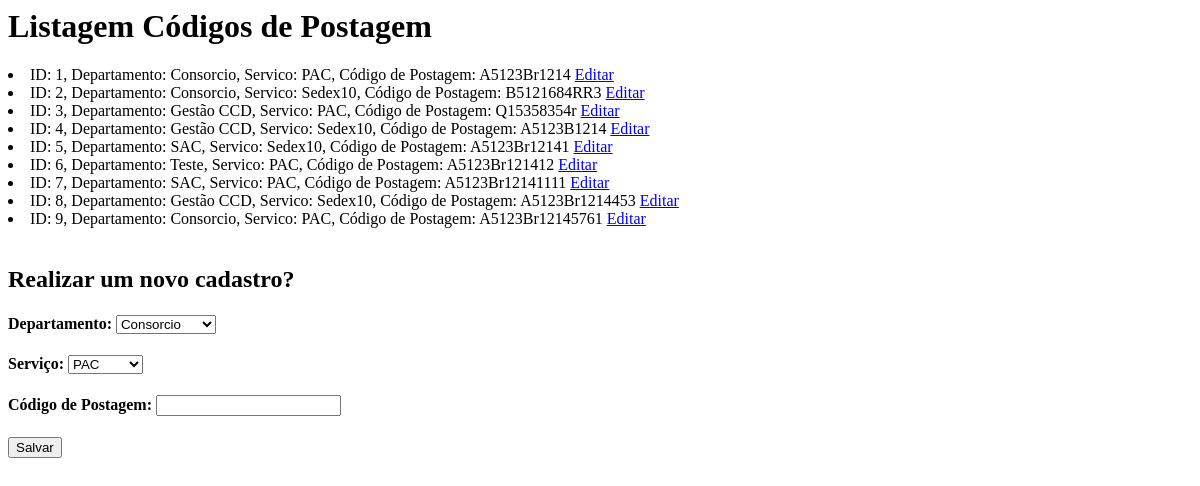
Before: /cadastro/postagem/ with the older database file.
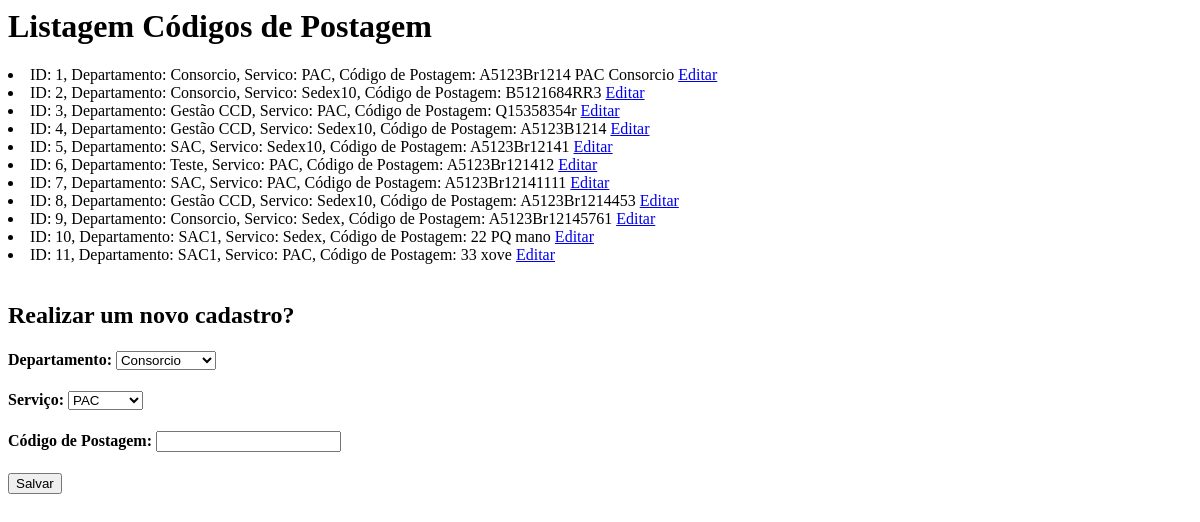
After: the same page with the newer database file.
### envios/models.py (models this page shows, shortened)
class CodigoPostagem(models.Model):
    departamento = models.ForeignKey(Setores, on_delete=models.PROTECT)
    servico = models.ForeignKey(EtiquetaCorreios, on_delete=models.PROTECT)
    postagem = models.CharField(max_length=50, unique=True)
    class Meta:
        unique_together = ('departamento', 'servico',)

class EtiquetaCorreios(models.Model):
    servico = models.CharField(max_length=50)
    codigo = models.CharField(max_length=2)
    def __str__(self):
        return self.servico

### recebimentos/models.py (models this page shows)
class Setores(models.Model):
    departamento = models.CharField(max_length=100,null=True,blank=False, unique=True)
    def __str__(self):
        return self.departamento

### cadastros/views.py (the view)
# urls.py: path('postagem/', cadastro_postagem),
def cadastro_postagem(request):
    post = CodigoPostagem.objects.all()
    dep = Setores.objects.all()
    serv = EtiquetaCorreios.objects.values('servico').distinct()
    return render(request, "cadastro_postagem.html", {"post": post, "dep":dep, "serv":serv})

### cadastros/templates/cadastro_postagem.html (shortened to what this page needs)
<body>
    <h1>Listagem Códigos de Postagem</h1>
    {% for posts in post  %}
        <li> ID: {{ posts.id }}, Departamento: {{posts.departamento}}, Servico: {{posts.servico}}, Código de Postagem: {{posts.postagem}}
        <a href="{% url 'editar_cadastro_postagem' posts.id %}">Editar</a>
        </li>
    {% endfor %}
    <br/>
    <h2>Realizar um novo cadastro? </h2>
    <form action="{% url 'salvar_cadastro_postagem' %}" method="POST">
        <h4>Departamento: <select name="departamento"></h4>
            {% for deps in dep %}
                <option value="{{deps.departamento}}"> {{deps.departamento}} </option>
            {% endfor %}
        <h4>Serviço: <select name="servico"></h4>
            {% for servs in serv %}
                <option value="{{servs.servico}}"> {{servs.servico}} </option>
            {% endfor %}
        <h4>Código de Postagem: <input type="text" name="postagem"></h4>
        <button type="submit">Salvar</button>
    </form>
</body>

Changed rows visible on the page:
changed CodigoPostagem id 1: postagem "A5123Br1214" → "A5123Br1214 PAC Consorcio"
changed CodigoPostagem "A5123Br12145761": servico "PAC" → "Sedex"
added CodigoPostagem: id "10", departamento "SAC1", servico "Sedex", postagem "22 PQ mano"
added CodigoPostagem: id "11", departamento "SAC1", servico "PAC", postagem "33 xove"
